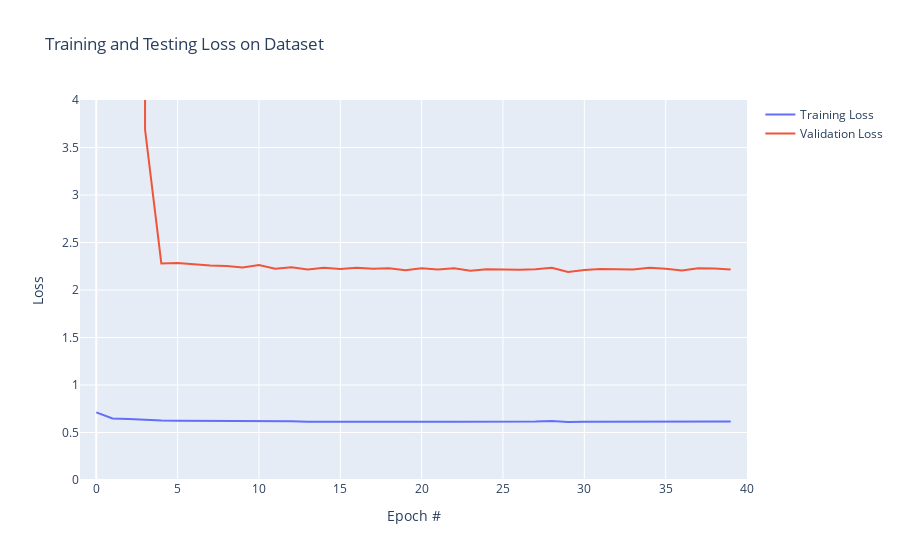

The notebook cell saved with this chart:
### Markdown cell above
## Plotting the loss

### Code cell
H = pd.DataFrame(H)

# create figure
fig = go.Figure()
fig.add_trace(go.Scatter(x=H.index, y=H['train_loss'],
                    mode='lines',
                    name='Training Loss'))
fig.add_trace(go.Scatter(x=H.index, y=H['validation_loss'],
                    mode='lines',
                    name='Validation Loss'))

fig.update_layout(title='Training and Testing Loss on Dataset',
                   xaxis_title='Epoch #',
                   yaxis_title='Loss')

fig.update_xaxes(range = [-1,40])
fig.update_yaxes(range = [0,4])

fig.show()

### Figure 1 — Plotly figure (JSON) as saved in the notebook; plotly's stock layout.template omitted (floating-point values rounded to 4 significant figures)
{"data": [{"mode": "lines", "name": "Training Loss", "type": "scatter", "x": [0, 1, 2, 3, 4, 5, 6, 7, 8, 9, 10, 11, 12, 13, 14, 15, 16, 17, 18, 19, 20, 21, 22, 23, 24, 25, 26, 27, 28, 29, 30, 31, 32, 33, 34, 35, 36, 37, 38, 39], "y": [0.7119, 0.647, 0.6422, 0.6312, 0.6273, 0.624, 0.6242, 0.6246, 0.619, 0.6192, 0.6253, 0.6223, 0.6183, 0.6141, 0.6156, 0.6166, 0.6147, 0.6144, 0.613, 0.6107, 0.6142, 0.613, 0.6143, 0.6135, 0.6121, 0.617, 0.6152, 0.6145, 0.6202, 0.6106, 0.6121, 0.612, 0.6156, 0.6154, 0.6129, 0.6096, 0.6095, 0.6159, 0.6134, 0.6157]}, {"mode": "lines", "name": "Validation Loss", "type": "scatter", "x": [0, 1, 2, 3, 4, 5, 6, 7, 8, 9, 10, 11, 12, 13, 14, 15, 16, 17, 18, 19, 20, 21, 22, 23, 24, 25, 26, 27, 28, 29, 30, 31, 32, 33, 34, 35, 36, 37, 38, 39], "y": [142676678, 23590.0, 378.5, 3.687, 2.28, 2.283, 2.268, 2.257, 2.252, 2.236, 2.262, 2.223, 2.239, 2.217, 2.233, 2.222, 2.233, 2.223, 2.228, 2.208, 2.23, 2.217, 2.228, 2.204, 2.219, 2.215, 2.213, 2.219, 2.233, 2.19, 2.211, 2.222, 2.22, 2.215, 2.235, 2.224, 2.204, 2.229, 2.227, 2.215]}], "layout": {"title": {"text": "Training and Testing Loss on Dataset"}, "xaxis": {"range": [-1, 40], "title": {"text": "Epoch #"}}, "yaxis": {"range": [0, 4], "title": {"text": "Loss"}}}}
